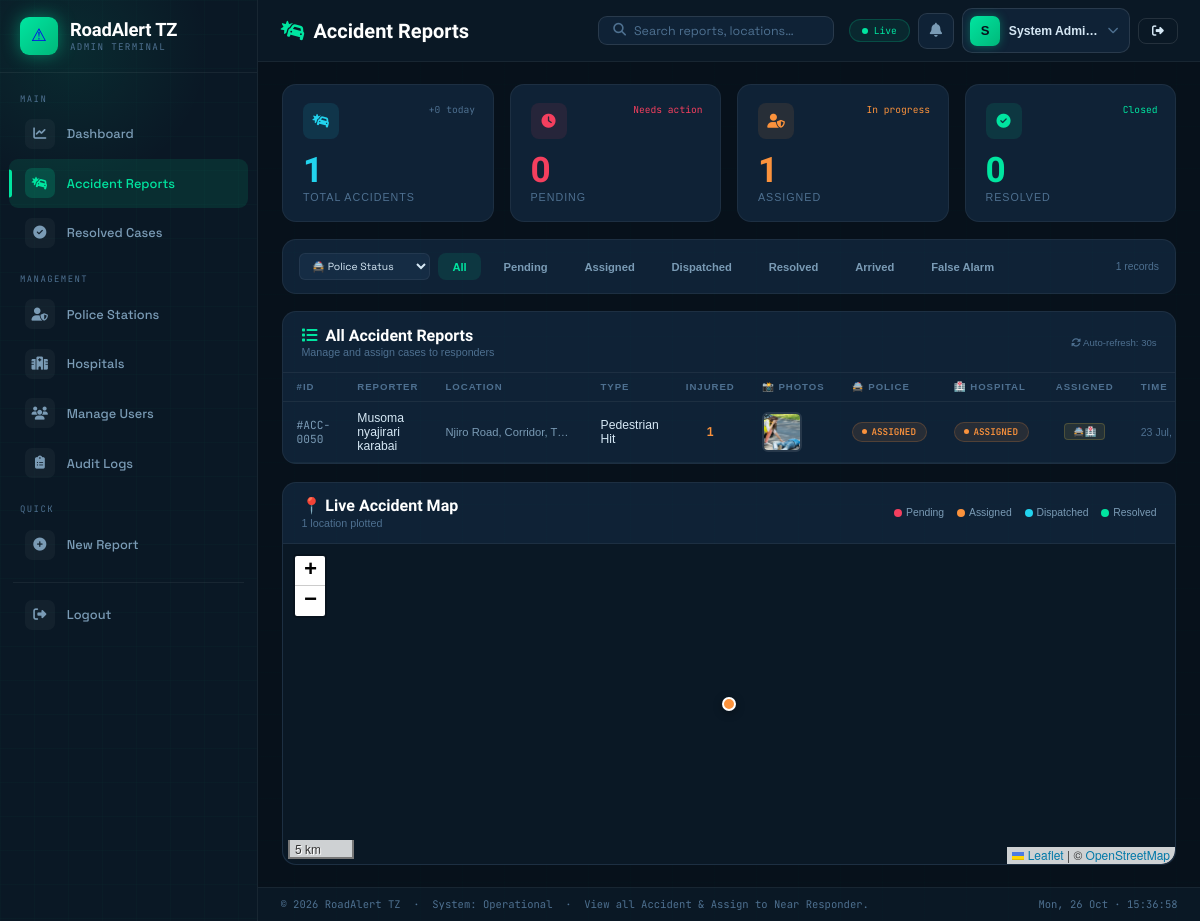
/admin/accident_report.php (signed in), run on the app's committed database.
### tables this page shows
CREATE TABLE `accidents` (
  `id` int(11) NOT NULL,
  `reporter_name` varchar(100) NOT NULL,
  `reporter_phone` varchar(20) NOT NULL,
  `reporter_email` varchar(100) DEFAULT NULL,
  `accident_type` varchar(100) NOT NULL,
  `injuries` int(11) DEFAULT 0,
  `hazards` text DEFAULT NULL,
  `description` text DEFAULT NULL,
  `photo_path` varchar(255) DEFAULT NULL,
  `images` text DEFAULT NULL,
  `latitude` decimal(10,8) NOT NULL,
  `longitude` decimal(11,8) NOT NULL,
  `location_description` text DEFAULT NULL,
  `old_status` enum('pending','assigned','dispatched','resolved','false_alarm') DEFAULT 'pending',
  `police_status` enum('pending','assigned','dispatched','arrived','resolved','false_alarm') DEFAULT 'pending',
  `hospital_status` enum('pending','assigned','preparing','ambulance_dispatched','patient_received','treated','closed') DEFAULT 'pending',
  `assigned_police_id` int(11) DEFAULT NULL,
  `assigned_hospital_id` int(11) DEFAULT NULL,
  `created_at` timestamp NOT NULL DEFAULT current_timestamp()
);

### admin/accident_report.php (the view, shortened to what the rows shown need)
<?php
include __DIR__ . '/../connection.php';
$status_filter = $_GET['status'] ?? 'all';
$status_type = $_GET['type'] ?? 'police';
if ($status_filter != 'all') {
    if ($status_type === 'police') {
        $where = "WHERE police_status = '$status_filter'";
    } else {
        $where = "WHERE hospital_status = '$status_filter'";
    }
} else {
    $where = "";
}
$accidents = $conn->query("
    SELECT
        a.*,
        ps.name as police_station_name,
        hs.name as hospital_station_name
    FROM accidents a
    LEFT JOIN police_stations ps ON a.assigned_police_id = ps.id
    LEFT JOIN hospital_stations hs ON a.assigned_hospital_id = hs.id
    $where
    ORDER BY a.created_at DESC
");
$base_url = '/Smart-Road-reporting-system/';
?>
<!DOCTYPE html>
<html lang="en">
<head>
    <link rel="stylesheet" href="https://cdnjs.cloudflare.com/ajax/libs/font-awesome/6.5.0/css/all.min.css">
    <link rel="stylesheet" href="https://unpkg.com/leaflet@1.9.4/dist/leaflet.css">
</head>
<body>
    <div class="shell">
        <div class="main">
            <div class="content">
                <div class="panel">
                    <div class="tbl-wrap">
                        <table>
                            <thead>
                                <tr>
                                    <th>#ID</th>
                                    <th>Reporter</th>
                                    <th>Location</th>
                                    <th>Type</th>
                                    <th>Injured</th>
                                    <th>📸 Photos</th>
                                    <th>🚔 Police</th>
                                    <th>🏥 Hospital</th>
                                    <th>Assigned</th>
                                    <th>Time</th>
                                </tr>
                            </thead>
                            <tbody>
                            <?php if ($accidents->num_rows > 0): ?>
                            <?php while ($r = $accidents->fetch_assoc()):
                                $images = [];
                                if (!empty($r['images'])) {
                                    $decoded = json_decode($r['images'], true);
                                    if (is_array($decoded) && !empty($decoded)) {
                                        $images = $decoded;
                                    } elseif (is_string($r['images']) && strpos($r['images'], 'uploads/') !== false) {
                                        $images = [$r['images']];
                                    }
                                }
                                $has_photos = !empty($images);
                                $assigned_class = 'none';
                                $assigned_text = '—';
                                if ($r['assigned_police_id'] && $r['assigned_hospital_id']) {
                                    $assigned_class = 'both';
                                    $assigned_text = '🚔🏥';
                                } elseif ($r['assigned_police_id']) {
                                    $assigned_class = 'police';
                                    $assigned_text = '🚔';
                                } elseif ($r['assigned_hospital_id']) {
                                    $assigned_class = 'hospital';
                                    $assigned_text = '🏥';
                                }
                            ?>
                            <tr id="row-<?= $r['id'] ?>">
                                <td class="td-id">#ACC-<?= str_pad($r['id'], 4, '0', STR_PAD_LEFT) ?></td>
                                <td style="font-weight:500"><?= htmlspecialchars($r['reporter_name'] ?: 'Anonymous') ?></td>
                                <td class="td-loc" title="<?= htmlspecialchars($r['location_description'] ?? '') ?>">
                                    <?= htmlspecialchars(substr($r['location_description'] ?? 'Unknown', 0, 30)) ?>
                                </td>
                                <td><?= htmlspecialchars($r['accident_type'] ?? '—') ?></td>
                                <td class="td-inj"><?= intval($r['injuries']) ?></td>
                                <td>
                                    <?php if ($has_photos): ?>
                                        <div class="photo-thumbnails">
                                            <?php
                                            foreach ($images as $img):
                                                $imgPath = trim($img);
                                                if (!strpos($imgPath, 'uploads/')) $imgPath = 'uploads/accidents/' . basename($imgPath);
                                                $fullPath = $imgPath;
                                            ?>
                                                <img src="<?= $base_url . ltrim($fullPath, '/') ?>" alt="photo" onclick="viewAccident(<?= $r['id'] ?>)" onerror="this.style.display='none'">
                                            <?php endforeach; ?>
                                        </div>
                                    <?php else: ?>
                                        <span style="color:var(--muted);font-size:.6rem;">—</span>
                                    <?php endif; ?>
                                </td>
                                <td>
                                    <span class="badge <?= $r['police_status'] ?>">
                                        <span class="badge-dot"></span><?= ucfirst(str_replace('_', ' ', $r['police_status'] ?? 'pending')) ?>
                                    </span>
                                </td>
                                <td>
                                    <span class="badge <?= $r['hospital_status'] ?>">
                                        <span class="badge-dot"></span><?= ucfirst(str_replace('_', ' ', $r['hospital_status'] ?? 'pending')) ?>
                                    </span>
                                </td>
                                <td style="text-align:center;">
                                    <span class="assigned-badge <?= $assigned_class ?>">
                                        <?= $assigned_text ?>
                                    </span>
                                </td>
                                <td class="td-time"><?= date('d M, H:i', strtotime($r['created_at'])) ?></td>
                            </tr>
                            <?php endwhile; ?>
                            <?php else: ?>
                            <tr><td colspan="11" style="text-align:center;padding:2rem;color:var(--muted)">No accident reports found</td></tr>
                            <?php endif; ?>
                            </tbody>
                        </table>
                    </div>
                </div>
            </div>
        </div>
    </div>
</body>
</html>

### data on the page
accidents: id "0050", reporter_name "Musoma nyajirari karabai", location_description "Njiro Road, Corridor, T…", accident_type "Pedestrian Hit", injuries "1", police_status "ASSIGNED", hospital_status "ASSIGNED", assigned_text "🚔🏥", created_at "23 Jul,…"

### other printed values
$admin_init "S"
$admin_name "System Admi…"
$stats['total_accidents'] "1"
$stats['today_accidents'] "0"
$pending_count "0"
$stats['assigned_count'] "1"
$stats['resolved_count'] "0"
$accidents->num_rows "1"
count($map_data) "1"
